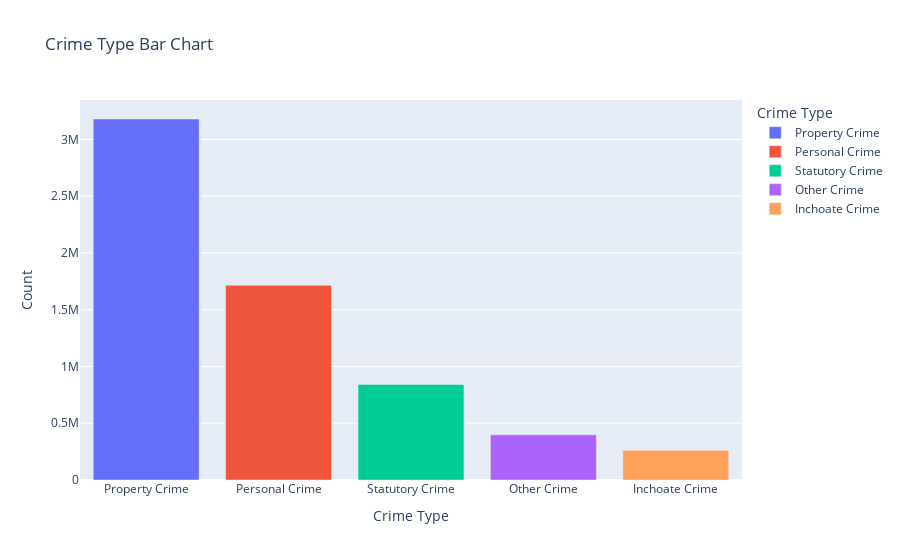
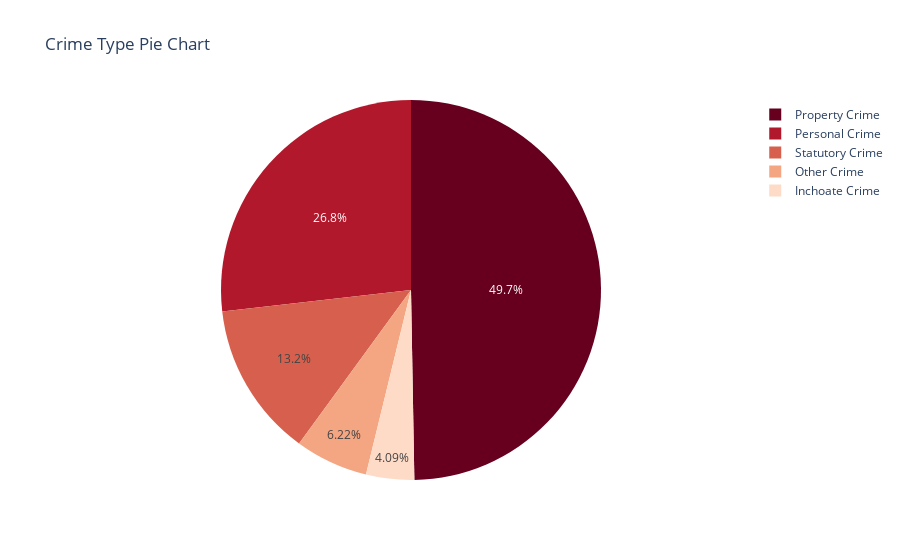

Source (notebook cell) for these figures, in order:
### Code cell
display(Markdown("""Crime Type Indicates the types of crime and their count in the city of Chicago under four categories:
1. Personal Crime
2. Property Crime
3. Inchoate Crime
4. Statutory Crime
5. Other Crime
        """))
crime_type_value_counts = pd.DataFrame(df['Crime_Type'].value_counts().reset_index())
crime_type_value_counts.columns = ['Crime Type', 'Count']
crime_type_value_counts['Percentage'] = (crime_type_value_counts['Count']/crime_type_value_counts['Count'].sum()) * 100
display(HTML(crime_type_value_counts.head(10).to_html()))
fig = px.bar(crime_type_value_counts, x="Crime Type", y="Count", color="Crime Type", title="Crime Type Bar Chart")
fig.show()
fig = px.pie(crime_type_value_counts, values='Percentage', names='Crime Type', title="Crime Type Pie Chart",color_discrete_sequence=px.colors.sequential.RdBu)
fig.show()

display(Markdown(""" The graph shows that Chicago has the highest number of property crime in the dataset"""))

### Figure 1 — Plotly figure (JSON) as saved in the notebook; plotly's stock layout.template omitted (floating-point values rounded to 4 significant figures)
{"data": [{"alignmentgroup": "True", "hoverlabel": {"namelength": 0}, "hovertemplate": "Crime Type=%{x}<br>Count=%{y}", "legendgroup": "Property Crime", "marker": {"color": "#636efa"}, "name": "Property Crime", "offsetgroup": "Property Crime", "orientation": "v", "showlegend": true, "textposition": "auto", "type": "bar", "x": ["Property Crime"], "xaxis": "x", "y": [3180312], "yaxis": "y"}, {"alignmentgroup": "True", "hoverlabel": {"namelength": 0}, "hovertemplate": "Crime Type=%{x}<br>Count=%{y}", "legendgroup": "Personal Crime", "marker": {"color": "#EF553B"}, "name": "Personal Crime", "offsetgroup": "Personal Crime", "orientation": "v", "showlegend": true, "textposition": "auto", "type": "bar", "x": ["Personal Crime"], "xaxis": "x", "y": [1714905], "yaxis": "y"}, {"alignmentgroup": "True", "hoverlabel": {"namelength": 0}, "hovertemplate": "Crime Type=%{x}<br>Count=%{y}", "legendgroup": "Statutory Crime", "marker": {"color": "#00cc96"}, "name": "Statutory Crime", "offsetgroup": "Statutory Crime", "orientation": "v", "showlegend": true, "textposition": "auto", "type": "bar", "x": ["Statutory Crime"], "xaxis": "x", "y": [842133], "yaxis": "y"}, {"alignmentgroup": "True", "hoverlabel": {"namelength": 0}, "hovertemplate": "Crime Type=%{x}<br>Count=%{y}", "legendgroup": "Other Crime", "marker": {"color": "#ab63fa"}, "name": "Other Crime", "offsetgroup": "Other Crime", "orientation": "v", "showlegend": true, "textposition": "auto", "type": "bar", "x": ["Other Crime"], "xaxis": "x", "y": [397553], "yaxis": "y"}, {"alignmentgroup": "True", "hoverlabel": {"namelength": 0}, "hovertemplate": "Crime Type=%{x}<br>Count=%{y}", "legendgroup": "Inchoate Crime", "marker": {"color": "#FFA15A"}, "name": "Inchoate Crime", "offsetgroup": "Inchoate Crime", "orientation": "v", "showlegend": true, "textposition": "auto", "type": "bar", "x": ["Inchoate Crime"], "xaxis": "x", "y": [261737], "yaxis": "y"}], "layout": {"barmode": "relative", "legend": {"title": {"text": "Crime Type"}, "tracegroupgap": 0}, "title": {"text": "Crime Type Bar Chart"}, "xaxis": {"anchor": "y", "categoryarray": ["Property Crime", "Personal Crime", "Statutory Crime", "Other Crime", "Inchoate Crime"], "categoryorder": "array", "domain": [0, 1], "title": {"text": "Crime Type"}}, "yaxis": {"anchor": "x", "domain": [0, 1], "title": {"text": "Count"}}}}

### Figure 2 — Plotly figure (JSON) as saved in the notebook; plotly's stock layout.template omitted (floating-point values rounded to 4 significant figures)
{"data": [{"domain": {"x": [0, 1], "y": [0, 1]}, "hoverlabel": {"namelength": 0}, "hovertemplate": "Crime Type=%{label}<br>Percentage=%{value}", "labels": ["Property Crime", "Personal Crime", "Statutory Crime", "Other Crime", "Inchoate Crime"], "legendgroup": "", "name": "", "showlegend": true, "type": "pie", "values": [49.72, 26.81, 13.17, 6.215, 4.092]}], "layout": {"legend": {"tracegroupgap": 0}, "piecolorway": ["rgb(103,0,31)", "rgb(178,24,43)", "rgb(214,96,77)", "rgb(244,165,130)", "rgb(253,219,199)", "rgb(247,247,247)", "rgb(209,229,240)", "rgb(146,197,222)", "rgb(67,147,195)", "rgb(33,102,172)", "rgb(5,48,97)"], "title": {"text": "Crime Type Pie Chart"}}}
